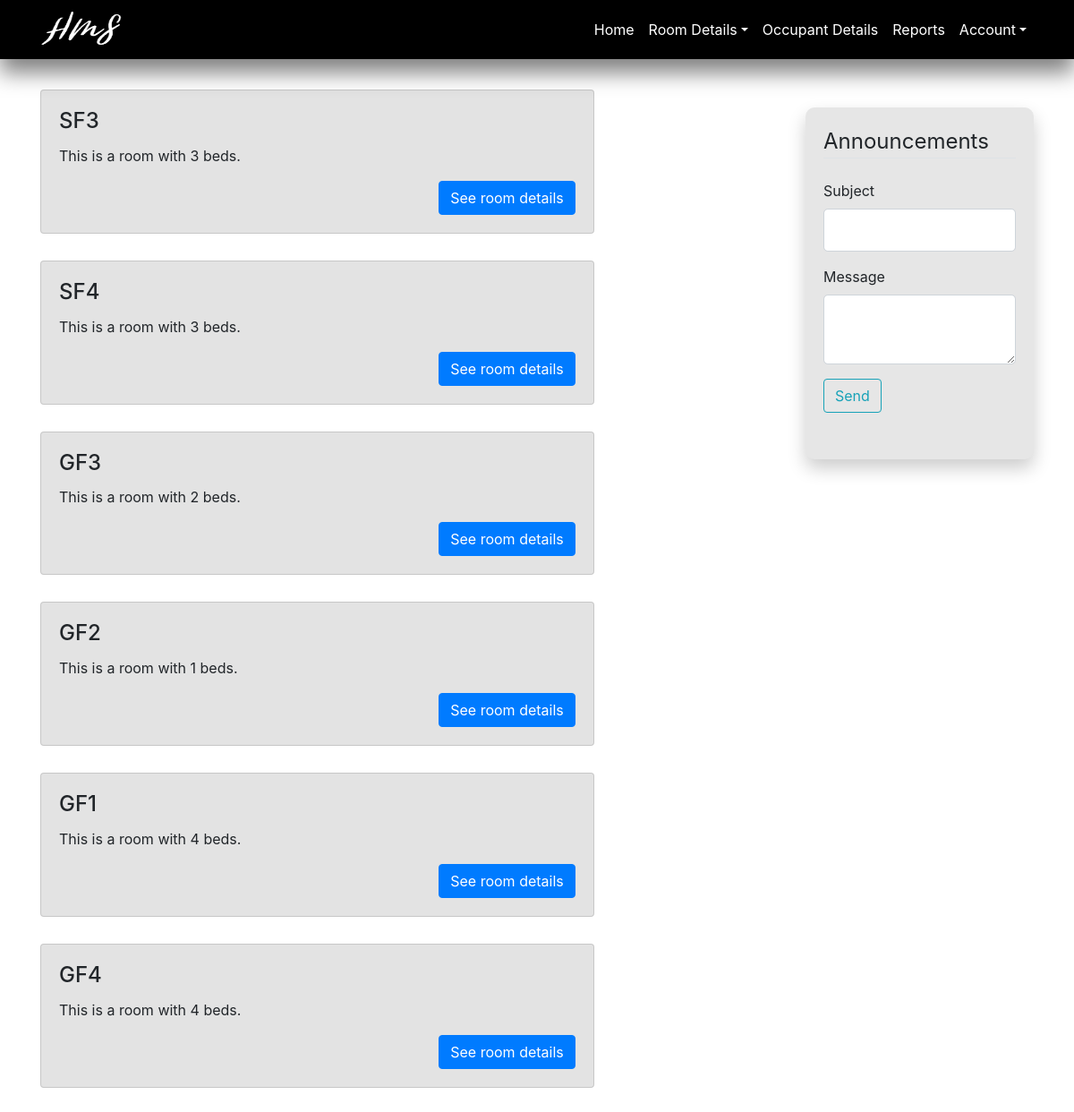
The page /admin/viewrooms (signed in) on the database its author committed.
### HMS/models.py (models this page shows, shortened)
class Room(db.Model):
    __tablename__ = "rooms"
    room_num = db.Column(db.String, primary_key=True)
    beds = db.Column(db.Integer, nullable=False)
    price = db.Column(db.Integer, nullable=False)
    hostel_id = db.Column(db.Integer, db.ForeignKey('hostels.hostel_id'))
    occupants = db.relationship('User', backref='room')

### HMS/routes.py (the view)
@app.route("/admin/viewrooms", methods=['GET'])
@login_required
def viewrooms():
  form2 = AnnouncementForm()
  rooms = Room.query.filter_by(hostel_id=current_user.hostel_id).all()
  return render_template('view_rooms.html', form2=form2, rooms=rooms)

### HMS/forms.py
class AnnouncementForm(FlaskForm):
    subject = StringField('Subject', validators=[DataRequired()])
    message = TextAreaField('Message', validators=[DataRequired()])
    submit = SubmitField('Send')

### HMS/models.py (called while the page is built)
@login_manager.user_loader
def load_user(user_id):
    return User.query.get(int(user_id))

### HMS/templates/view_rooms.html
{% extends "admin_layout.html" %}
{% block content %}
    <div class="container">
        {% for room in rooms %}
            <div class="row">
                <div class="card w-75" style="margin-bottom: 30px; background-color: #E3E3E3">
                  <div class="card-body">
                    <h4 class="card-title">{{ room.room_num }}</h4>
                    <p class="card-text">This is a room with {{ room.beds }} beds.</p>
                    <a style="float: right" href="{{ url_for('room_details', id = room.room_num) }}" class="btn btn-primary">See room details</a>
                  </div>
                </div>
            </div>
        {% endfor %}
    </div>
{% endblock%}

### HMS/templates/admin_layout.html (shortened to what this page needs)
<!DOCTYPE html>
<html lang="en">
<head>
    <link rel="stylesheet" href="https://stackpath.bootstrapcdn.com/bootstrap/4.1.1/css/bootstrap.min.css">
    <link href="../static/main.css" rel="stylesheet">
<body>
    <header>
        <nav class="navbar navbar-expand-lg navbar-light navbar-fixed-top" id="mainNav">
            <div class="container">
                <a href="/"> <img class="icon navbar-brand js-scroll-trigger" src="/static/img/whitelogo.png" alt="HMS icon" href="{{ url_for('home') }}"> </a>
                <div class="collapse navbar-collapse" id="navbarResponsive">
                    <ul class="navbar-nav ml-auto">
                        <li class="nav-item">
                          <a class="nav-link js-scroll-trigger text-white" href="{{ url_for('admin')}}">Home</a>
                        </li>
                        <li class="nav-item dropdown">
                            <a class="nav-link dropdown-toggle text-white" data-toggle="dropdown" href="#" role="button" aria-haspopup="true" aria-expanded="false">Room Details</a>
                        </li>
                        <li class="nav-item">
                          <a class="nav-link js-scroll-trigger text-white" href="{{ url_for('occupants_details') }}">Occupant Details</a>
                        </li>
                        <li class="nav-item">
                          <a class="nav-link js-scroll-trigger text-white" href="{{ url_for('reports') }}">Reports</a>
                        </li>
                        <li class="nav-item dropdown">
                            <a class="nav-link dropdown-toggle text-white" data-toggle="dropdown" href="#" role="button" aria-haspopup="true" aria-expanded="false">Account</a>
                        </li>
                    </ul>
                </div>
            </div>
        </nav>
    </header>
    <main role = "main" class="container">
        <div class="row">
            <div class="col-md-9" style="margin-top: 100px">
                {% block content %}{% endblock %}
            </div>
            <div class="col-md-3">
                <div style="margin-top: 120px;padding: 20px; background: #E6E6E6;border-radius: 10px;box-shadow: 0 10px 20px rgba(0,0,0,0.2);">
                    <legend class="border-bottom mb-4">Announcements</legend>
                    <fieldset class="form-group">
                        <div class="form-group">
                            {{ form2.subject.label(class="form-control-label") }}
                            {% if form2.subject.errors %}
                                {{ form2.subject(class="form-control form-control-lg is-invalid") }}
                                <div class="invalid-feedback">
                                    {% for error in form2.subject.errors %}
                                        <span>{{ error }}</span>
                                    {% endfor %}
                                </div>
                            {% else %}
                                {{ form2.subject(class="form-control form-control-lg") }}
                            {% endif %}
                        </div>
                        <div class="form-group">
                            {{ form2.message.label(class="form-control-label") }}
                                {% if form2.message.errors %}
                                    {{ form2.message(class="form-control form-control-lg is-invalid") }}
                                    <div class="invalid-feedback">
                                        {% for error in form2.message.errors %}
                                            <span>{{ error }}</span>
                                        {% endfor %}
                                    </div>
                                {% else %}
                                    {{ form2.message(class="form-control form-control-lg") }}
                                {% endif %}
                        </div>
                        <div class="form-group">
                            {{ form2.submit(class="btn btn-outline-info") }}
                        </div>
                    </fieldset>
                </div>
            </div>
        </div>
    </main>
</body>
</html>

### HMS/static/main.css (style rules this page uses)
.icon { width:91px; height:50px; }
.navbar { background-color: rgba(0,0,0,1); position: fixed; z-index: 9; width: 100%; box-shadow: 0 15px 25px rgba(0,0,0,0.5); }

### rows shown on the page
Room: room_num "SF3", beds "3"
Room: room_num "SF4", beds "3"
Room: room_num "GF3", beds "2"
Room: room_num "GF2", beds "1"
Room: room_num "GF1", beds "4"
Room: room_num "GF4", beds "4"
